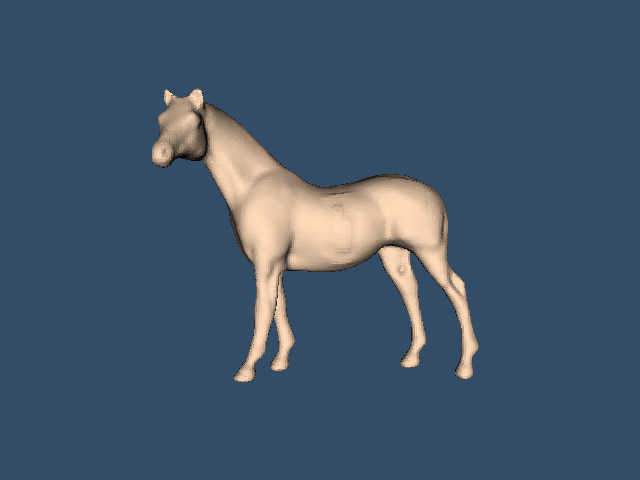

Python code for this plot:
#!/usr/bin/env python

# Read a VTK XML PolyData (.vtp) file and render the surface.

import os
from pathlib import Path

# Factory overrides: importing these modules registers the OpenGL rendering
# and interaction style implementations for vtkRenderingCore factory classes.
import vtkmodules.vtkInteractionStyle  # noqa: F401
import vtkmodules.vtkRenderingOpenGL2  # noqa: F401
# VTK pipeline classes used in this example
from vtkmodules.vtkIOXML import vtkXMLPolyDataReader
from vtkmodules.vtkRenderingCore import (
    vtkActor,
    vtkPolyDataMapper,
    vtkRenderWindow,
    vtkRenderWindowInteractor,
    vtkRenderer,
)

# Colors (normalized RGB)
peach_puff_rgb = (1.0, 0.855, 0.725)
background_rgb = (0.200, 0.302, 0.400)

# Data directory: defaults to the folder containing this script
data_dir = Path(os.environ.get("VPE_DATA_DIR", Path(__file__).parent))

# Reader: load VTP polydata from file
reader = vtkXMLPolyDataReader()
reader.SetFileName(str(data_dir / "horse.vtp"))

# Mapper: map polygon data to graphics primitives
mapper = vtkPolyDataMapper()
mapper.SetInputConnection(reader.GetOutputPort())

# Actor: assign the mapped geometry
actor = vtkActor()
actor.SetMapper(mapper)
actor.GetProperty().SetColor(peach_puff_rgb)

# Renderer: assemble the scene and configure the camera
renderer = vtkRenderer()
renderer.AddActor(actor)
renderer.SetBackground(background_rgb)

# Window: display the rendered scene
render_window = vtkRenderWindow()
render_window.AddRenderer(renderer)
render_window.SetWindowName("read vtp")
render_window.SetMultiSamples(0)
render_window.SetSize(640, 480)

# Interactor: handle mouse and keyboard events
render_window_interactor = vtkRenderWindowInteractor()
render_window_interactor.SetRenderWindow(render_window)

# Scene: configure the camera
renderer.ResetCamera()
renderer.GetActiveCamera().SetPosition(-0.5, 0.1, 0.0)
renderer.GetActiveCamera().SetViewUp(0.1, 0.0, 1.0)
renderer.ResetCamera()

render_window_interactor.Initialize()
render_window_interactor.Start()
